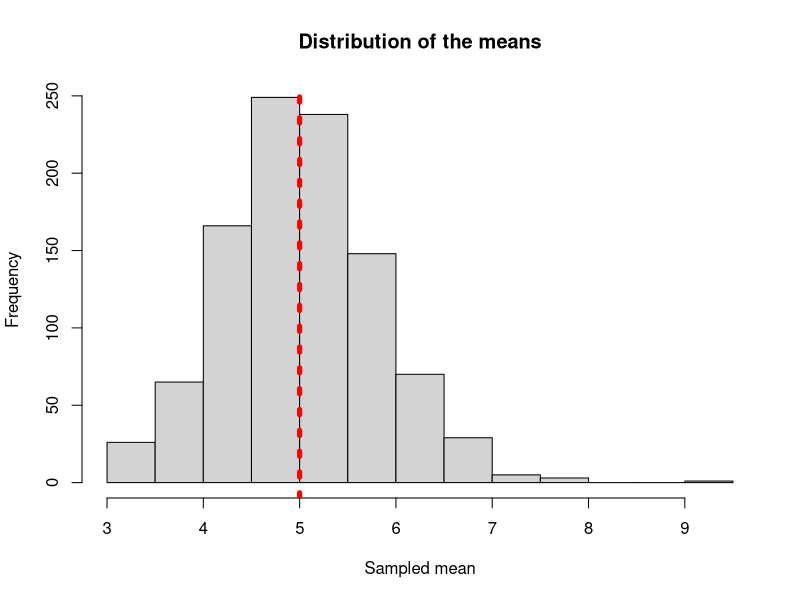
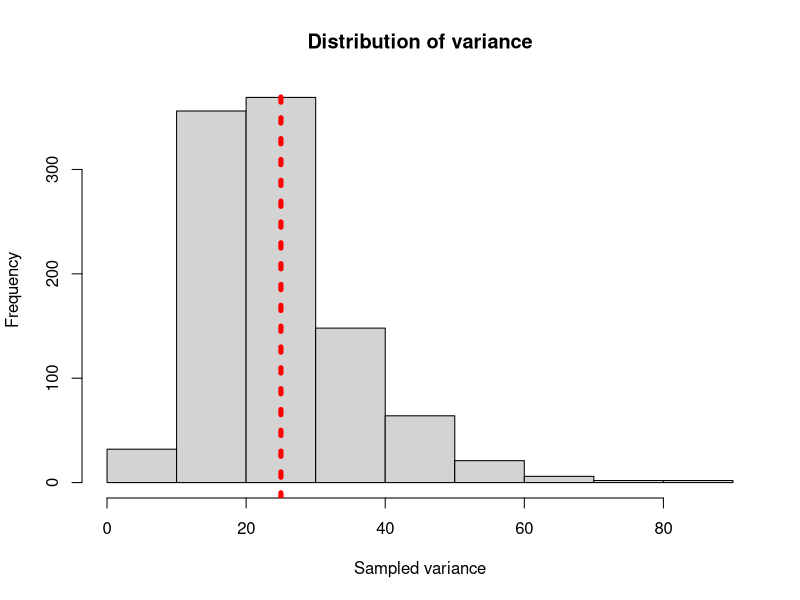
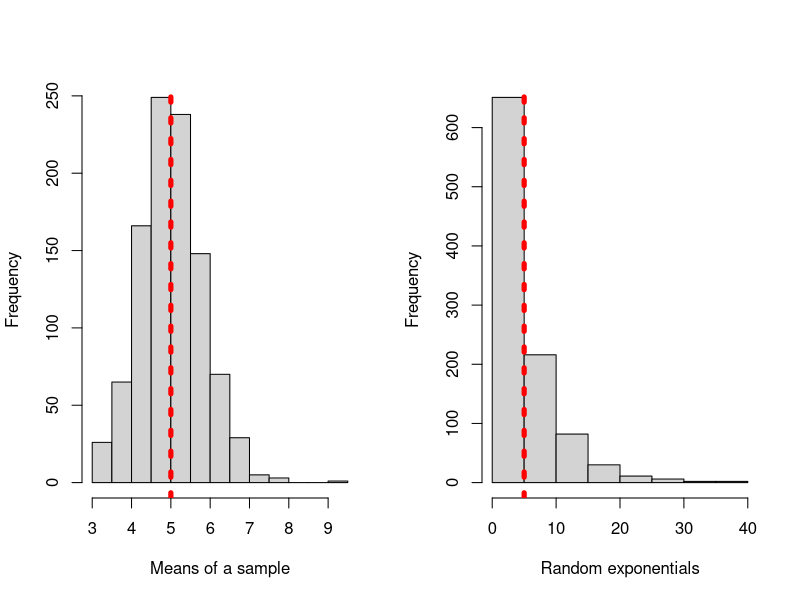

Reproduce these figures in R, in order.
## ---- chunk 1
knitr::opts_chunk$set(echo = TRUE)
## ---- chunk 2
n <- 40
lambda <- 0.2
mu0 <- 1/lambda
variance <- mu0^2
## ---- chunk 3
simulation <- data.frame()
for(i in 1:1000){
        sample <- rexp(n, lambda)
        simulation <- rbind(
                c(avg = mean(sample), variance = sd(sample)^2),
                simulation
                )
}
## ---- chunk 4
hist(simulation[,1],main = 'Distribution of the means',xlab = 'Sampled mean')
abline(v = mu0,col = 'red', lwd = 5,lty = 3)
## ---- chunk 5
t.test(x = simulation[,1],
       alternative = 'two.sided',
       mu = mu0,
       conf.level = .95)
## ---- chunk 6
hist(simulation[,2],main = 'Distribution of variance',xlab = 'Sampled variance')
abline(v = variance, col = 'red', lwd = 5,lty = 3)
## ---- chunk 7
t.test(x = simulation[,2],
       alternative = 'two.sided',
       mu = variance,
       conf.level = .95)
## ---- chunk 8
par(mfrow = c(1,2))
hist(simulation[,1],xlab = 'Means of a sample',main ='')
abline(v = mu0, col = 'red', lwd = 5,lty = 3)
hist(rexp(1000,lambda),xlab = 'Random exponentials',main = '')
abline(v = mu0, col = 'red', lwd = 5,lty = 3)
